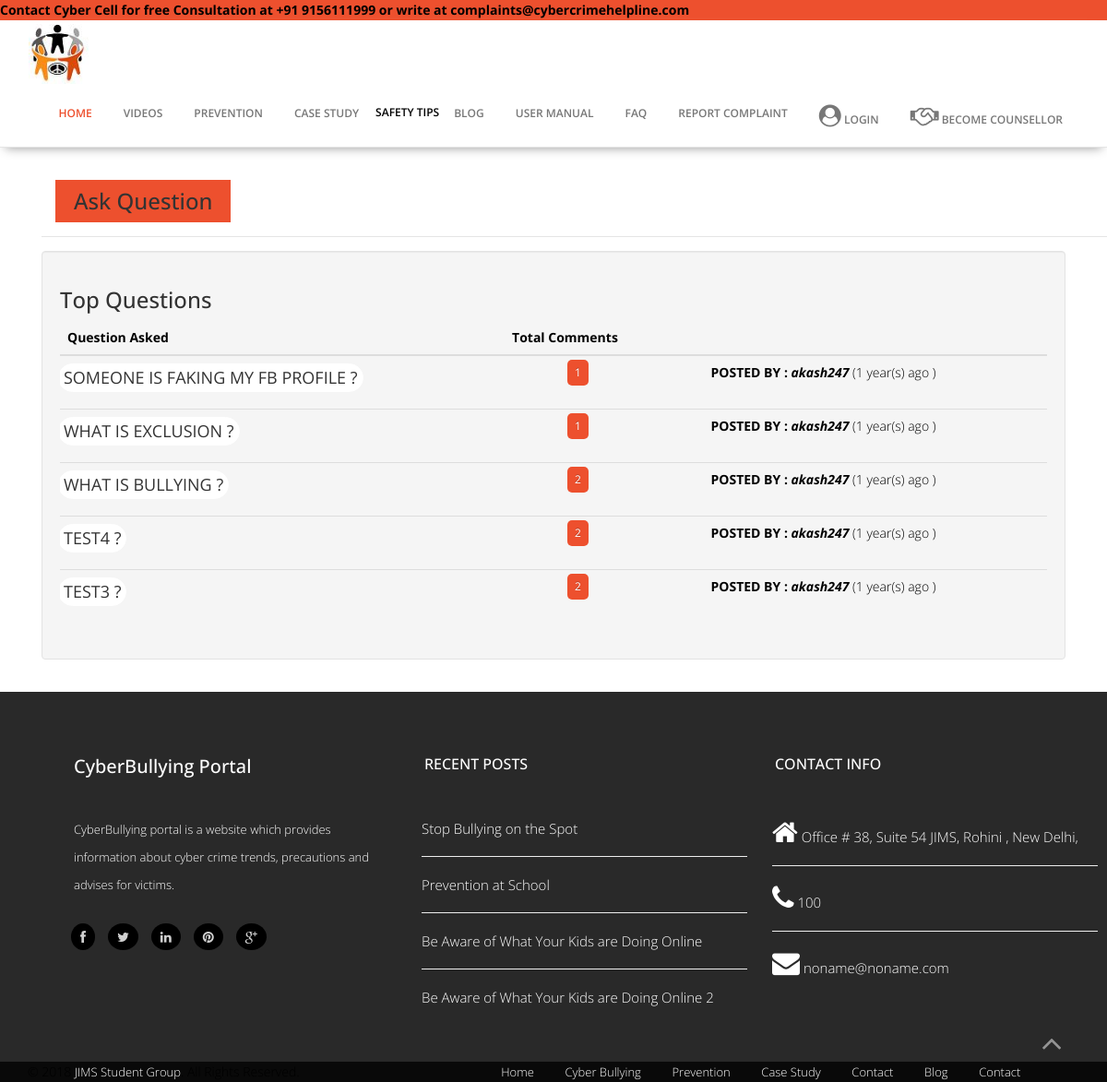
Screenshot of /blog.php with the database file from the repository.
### tables this page shows
CREATE TABLE `blog` (
  `topic_id` int(4) NOT NULL,
  `no_comments` int(4) DEFAULT '0',
  `topic_username` varchar(40) NOT NULL,
  `topic` varchar(300) NOT NULL,
  `date_created` datetime NOT NULL
);

### blog.php (the view, shortened to what this page needs)
<?php
require_once('header.php');
include_once('includes/db.inc.php');
$sql="select * from blog ORDER BY date_created DESC;";
$result=mysqli_query($conn, $sql);
?>
<div class="container" style="color:black;">
	<div class="row">
        <div class="span12">
    		<div class="" id="loginModal">
              <?php
              if(isset($_SESSION['logindetails'])){
                echo '<div class="modal-header">
                    <a href="#" class="btn btn-primary btn-lg"><h3>Ask Question</h3></a>
                    </div>
                    <div class="contact-form" style=" margin-bottom:20px;">
                    <form action="includes/askquest.inc.php" method="POST">
                    <div class="container">
                    <div class="col-lg-12">
                    <textarea class="form-control" rows="5" name="question" id="question" placeholder="Type Your Question Here...!"></textarea>
                    <div class="form-group">
                    <button type="submit" name="submit" class="btn btn-primary btn-lg">Submit Message</button>
                    </div> </form>';
                  }else{
              echo '<div class="modal-header">
                    <a href="login.php" class="btn btn-primary btn-lg"><h3>Ask Question</h3></a>
                    </div>';
                }
            echo '</div></div></div>';
              ?>
              <div class="modal-body" "container">
                <div class="well">
                  <ul class="nav nav-tabs">
                    <li><h3>Top Questions</h3></li>
                  </ul>
                  <div id="myTabContent" class="tab-content">
                    <div class="tab-pane active in" id="topiclist">
                          <table id="palak"  class=" table table-hover table-striped " style="color:black;">
                          <thead>
                            <tr>
                            <th>Question Asked</th>
                            <th><span>Total Comments</span></th>
                            <th>&nbsp;</th>
                            <th>&nbsp;</th>
                        </tr>
                        </thead>
                          <tbody>
                            <?php
                            function timeago($date) {
                            	   $timestamp = strtotime($date);
                            	   $strTime = array("second", "minute", "hour", "day", "month", "year");
                            	   $length = array("60","60","24","30","12","10");
                            	   $currentTime = time();
                            	   if($currentTime >= $timestamp) {
                            			$diff     = time()- $timestamp;
                            			for($i = 0; $diff >= $length[$i] && $i < count($length)-1; $i++) {
                            			$diff = $diff / $length[$i];
                            			}
                            			$diff = round($diff);
                            			return $diff . " " . $strTime[$i] . "(s) ago ";
                            	   }
                            	}
                            foreach($result as $results){
                            echo '<form action="forum.php" method="POST">';
                            echo '<tr><td><input type="hidden" name="id" value="'.$results['topic_id'].'"><button type="submit" data-placement="top" title="Click to visit forum" name="submit" class="btn btn-default btn-xs">'.$results['topic'].'  ?</button></td><td colspan="2"><strong><span class="badge" style="top: -4px;">'.$results['no_comments'].'</span></td><td><b>POSTED BY : <i>'.$results['topic_username'].'</i></strong></b> ('.timeago($results['date_created']).')</form>';
                          }?>
                          </tbody>
                        </table>
                    </div>
                </div>
              </div>
            </div>
        </div>
<?php include 'footer.php' ?>

### CSS/overwrite.css (style rules this page uses)
.btn { text-shadow: none; background-image:none; border-color: none; border-bottom-color: none; -webkit-box-shadow: none; -moz-box-shadow: none; box-shadow: none; }
.btn { outline:0; -webkit-border-radius: 0; -moz-border-radius: 0; border-radius: 0; }
a.btn,.btn:focus { outline:0; }
.btn-lg { -webkit-border-radius: 0; -moz-border-radius: 0; border-radius: 0; }
.btn-xs { -webkit-border-radius: 0; -moz-border-radius: 0; border-radius: 0; }
.btn-default { color: #333333; background-color: #f8f8f8; }

### rows the page displays
blog: topic "SOMEONE IS FAKING MY FB PROFILE", no_comments "1", topic_username "akash247", date_created "1 year(s) ago"
blog: topic "WHAT IS EXCLUSION", no_comments "1", topic_username "akash247", date_created "1 year(s) ago"
blog: topic "WHAT IS BULLYING", no_comments "2", topic_username "akash247", date_created "1 year(s) ago"
blog: topic "TEST4", no_comments "2", topic_username "akash247", date_created "1 year(s) ago"
blog: topic "TEST3", no_comments "2", topic_username "akash247", date_created "1 year(s) ago"
